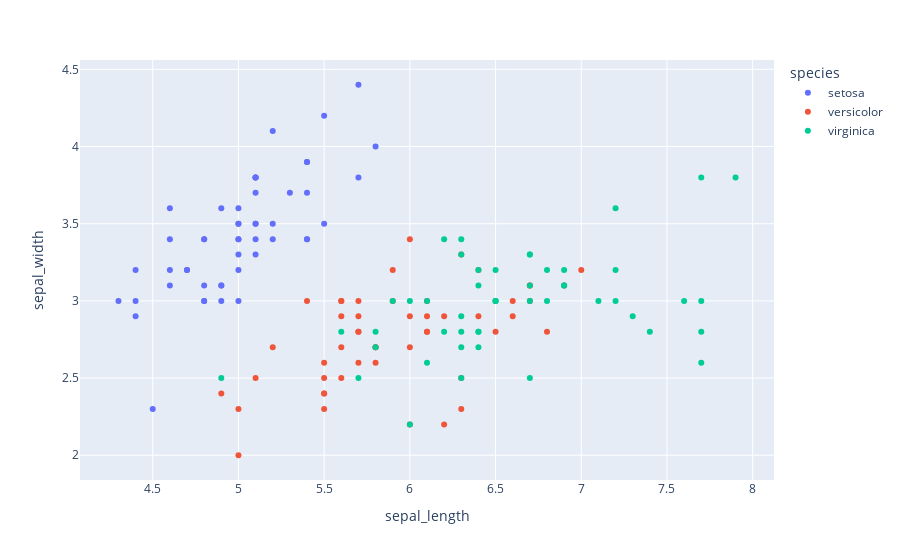

Here is the notebook cell this chart was saved with:
### Code cell
# 5. Relationship between sepal_length and sepal_width using plotly
fig = px.scatter(df, x='sepal_length', y='sepal_width', color='species')
fig.show()

### Figure 1 — Plotly figure (JSON) as saved in the notebook; plotly's stock layout.template omitted (floating-point values rounded to 4 significant figures)
{"data": [{"hovertemplate": "species=setosa<br>sepal_length=%{x}<br>sepal_width=%{y}<extra></extra>", "legendgroup": "setosa", "marker": {"color": "#636efa", "symbol": "circle"}, "mode": "markers", "name": "setosa", "orientation": "v", "showlegend": true, "type": "scatter", "x": [5.1, 4.9, 4.7, 4.6, 5.0, 5.4, 4.6, 5.0, 4.4, 4.9, 5.4, 4.8, 4.8, 4.3, 5.8, 5.7, 5.4, 5.1, 5.7, 5.1, 5.4, 5.1, 4.6, 5.1, 4.8, 5.0, 5.0, 5.2, 5.2, 4.7, 4.8, 5.4, 5.2, 5.5, 4.9, 5.0, 5.5, 4.9, 4.4, 5.1, 5.0, 4.5, 4.4, 5.0, 5.1, 4.8, 5.1, 4.6, 5.3, 5.0], "xaxis": "x", "y": [3.5, 3.0, 3.2, 3.1, 3.6, 3.9, 3.4, 3.4, 2.9, 3.1, 3.7, 3.4, 3.0, 3.0, 4.0, 4.4, 3.9, 3.5, 3.8, 3.8, 3.4, 3.7, 3.6, 3.3, 3.4, 3.0, 3.4, 3.5, 3.4, 3.2, 3.1, 3.4, 4.1, 4.2, 3.1, 3.2, 3.5, 3.6, 3.0, 3.4, 3.5, 2.3, 3.2, 3.5, 3.8, 3.0, 3.8, 3.2, 3.7, 3.3], "yaxis": "y"}, {"hovertemplate": "species=versicolor<br>sepal_length=%{x}<br>sepal_width=%{y}<extra></extra>", "legendgroup": "versicolor", "marker": {"color": "#EF553B", "symbol": "circle"}, "mode": "markers", "name": "versicolor", "orientation": "v", "showlegend": true, "type": "scatter", "x": [7.0, 6.4, 6.9, 5.5, 6.5, 5.7, 6.3, 4.9, 6.6, 5.2, 5.0, 5.9, 6.0, 6.1, 5.6, 6.7, 5.6, 5.8, 6.2, 5.6, 5.9, 6.1, 6.3, 6.1, 6.4, 6.6, 6.8, 6.7, 6.0, 5.7, 5.5, 5.5, 5.8, 6.0, 5.4, 6.0, 6.7, 6.3, 5.6, 5.5, 5.5, 6.1, 5.8, 5.0, 5.6, 5.7, 5.7, 6.2, 5.1, 5.7], "xaxis": "x", "y": [3.2, 3.2, 3.1, 2.3, 2.8, 2.8, 3.3, 2.4, 2.9, 2.7, 2.0, 3.0, 2.2, 2.9, 2.9, 3.1, 3.0, 2.7, 2.2, 2.5, 3.2, 2.8, 2.5, 2.8, 2.9, 3.0, 2.8, 3.0, 2.9, 2.6, 2.4, 2.4, 2.7, 2.7, 3.0, 3.4, 3.1, 2.3, 3.0, 2.5, 2.6, 3.0, 2.6, 2.3, 2.7, 3.0, 2.9, 2.9, 2.5, 2.8], "yaxis": "y"}, {"hovertemplate": "species=virginica<br>sepal_length=%{x}<br>sepal_width=%{y}<extra></extra>", "legendgroup": "virginica", "marker": {"color": "#00cc96", "symbol": "circle"}, "mode": "markers", "name": "virginica", "orientation": "v", "showlegend": true, "type": "scatter", "x": [6.3, 5.8, 7.1, 6.3, 6.5, 7.6, 4.9, 7.3, 6.7, 7.2, 6.5, 6.4, 6.8, 5.7, 5.8, 6.4, 6.5, 7.7, 7.7, 6.0, 6.9, 5.6, 7.7, 6.3, 6.7, 7.2, 6.2, 6.1, 6.4, 7.2, 7.4, 7.9, 6.4, 6.3, 6.1, 7.7, 6.3, 6.4, 6.0, 6.9, 6.7, 6.9, 6.8, 6.7, 6.7, 6.3, 6.5, 6.2, 5.9], "xaxis": "x", "y": [3.3, 2.7, 3.0, 2.9, 3.0, 3.0, 2.5, 2.9, 2.5, 3.6, 3.2, 2.7, 3.0, 2.5, 2.8, 3.2, 3.0, 3.8, 2.6, 2.2, 3.2, 2.8, 2.8, 2.7, 3.3, 3.2, 2.8, 3.0, 2.8, 3.0, 2.8, 3.8, 2.8, 2.8, 2.6, 3.0, 3.4, 3.1, 3.0, 3.1, 3.1, 3.1, 3.2, 3.3, 3.0, 2.5, 3.0, 3.4, 3.0], "yaxis": "y"}], "layout": {"legend": {"title": {"text": "species"}, "tracegroupgap": 0}, "margin": {"t": 60}, "xaxis": {"anchor": "y", "domain": [0, 1], "title": {"text": "sepal_length"}}, "yaxis": {"anchor": "x", "domain": [0, 1], "title": {"text": "sepal_width"}}}}
